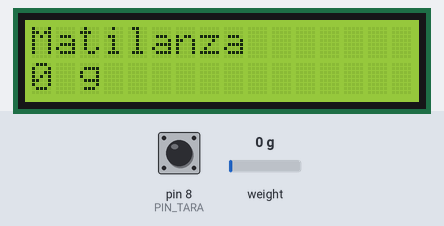
Bench run of a sketch on a simulated Arduino Uno, built with avr-gcc and run on an emulated ATmega328P. Shown: 16×2 character LCD. Inputs (shaded band) come from the test bench; at power-on: pin 8 (PIN_TARA) HIGH, weight on the scale 0 g.

Above: at 3.2 s.
3.3 s: pin 8 (PIN_TARA) pulled LOW for 0.95 s
At 4.7 s:
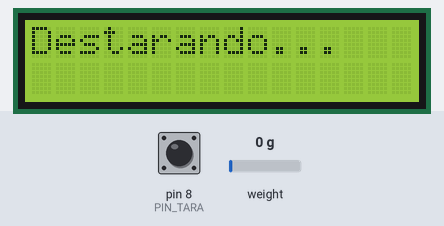
7.2 s: weight on the scale set to 100 g
At 7.9 s:
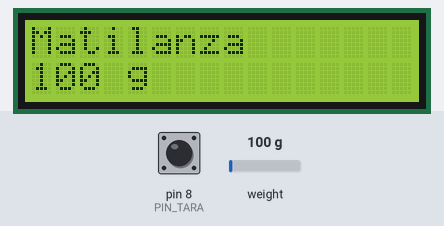
9.1 s: weight on the scale set to 1250 g
At 9.9 s:
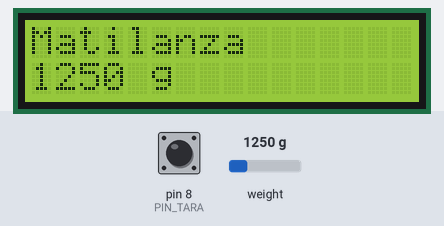
10.7 s: weight on the scale set to 2500 g
At 11.9 s:
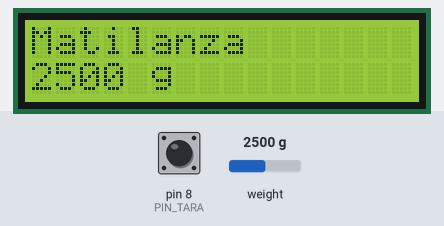
12.4 s: pin 8 (PIN_TARA) pulled LOW for 3.2 s
At 15.2 s:
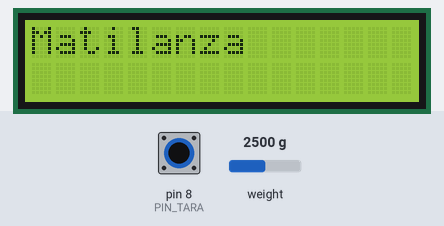
Timing chart, 0 to 16.7 s (numbered marks = the images above; inputs shaded):
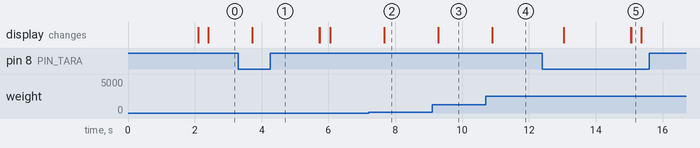

Measured:
- after the input at 3.3 s, the display: changes after 0.42 s (image 1)
- after the input at 7.2 s, the display: changes after 0.46 s (image 2)
- after the input at 9.1 s, the display: changes after 0.18 s (image 3)
- after the input at 10.7 s, the display: changes after 0.20 s (image 4)
- after the input at 12.4 s, the display: first changes after 0.64 s (image 5 shows a later state)

The sketch:

sclae.ino
```cpp
#include <Arduino.h>
#include <Wire.h>
#include <LiquidCrystal_I2C.h>
#include "HX711.h"

#define SCALE_GAIN 2012722.58
#define I2C_LCD_ADRES 0x27

#define DOUT A1
#define CLK A0

#define NUMERO_DE_MUESTRAS_TARA 20
#define NUMERO_DE_MUESTRAS_PESO 3

#define PIN_TARA 8

HX711 balanza;
//Crear el objeto lcd  dirección  0x3F y 16 columnas x 2 filas
LiquidCrystal_I2C lcd(I2C_LCD_ADRES,16,2);  //
void printWeigth(void);
void setTara(void);
void setScale(void);
void setup() {
  lcd.init();
  lcd.backlight();
  balanza.begin(DOUT, CLK);
  setScale();
  setTara();
  pinMode(PIN_TARA,INPUT_PULLUP);
}

void loop() {
  printWeigth();
  delay(500);
  if(!digitalRead(PIN_TARA)){
      setTara();
  }
}

bool printWeigthOnce=false;
void printWeigth(void){
  static int pesoTemp=0;
  if(!printWeigthOnce){
    printWeigthOnce=!printWeigthOnce;
    lcd.clear();
    //Serial.println("Listo para pesar");
    lcd.setCursor(0,0);
    lcd.print("Matilanza");
  }
  lcd.setCursor(0, 1);
   // Escribimos el número de segundos trascurridos
 pesoTemp=int(balanza.get_units(NUMERO_DE_MUESTRAS_PESO)*1000);
 lcd.print(pesoTemp);
 lcd.print(" g    ");

}

void setTara(void){
  lcd.clear();
  lcd.print("Destarando...");
  balanza.tare(NUMERO_DE_MUESTRAS_TARA);  //El peso actual es considerado Tara.
  printWeigthOnce=false;
  lcd.clear();

}

void setScale(void){
   balanza.set_scale(SCALE_GAIN); // Establecemos la escala
}
```
